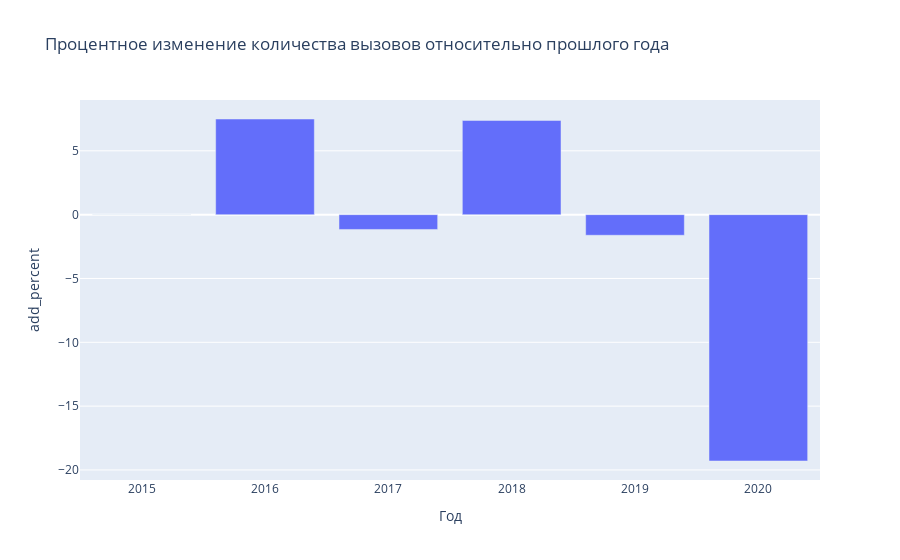

Source (notebook cell):
### Code cell
fig = px.bar(df_tmp, x='Год',
              y='add_percent', title='Процентное изменение количества вызовов относительно прошлого года')
fig.show()

### Figure 1 — Plotly figure (JSON) as saved in the notebook; plotly's stock layout.template omitted (floating-point values rounded to 4 significant figures)
{"data": [{"alignmentgroup": "True", "hovertemplate": "Год=%{x}<br>add_percent=%{y}<extra></extra>", "legendgroup": "", "marker": {"color": "#636efa"}, "name": "", "offsetgroup": "", "orientation": "v", "showlegend": false, "textposition": "auto", "type": "bar", "x": [2015, 2016, 2017, 2018, 2019, 2020], "xaxis": "x", "y": [0, 7.493, -1.16, 7.381, -1.615, -19.3], "yaxis": "y"}], "layout": {"barmode": "relative", "legend": {"tracegroupgap": 0}, "title": {"text": "Процентное изменение количества вызовов относительно прошлого года"}, "xaxis": {"anchor": "y", "domain": [0, 1], "title": {"text": "Год"}}, "yaxis": {"anchor": "x", "domain": [0, 1], "title": {"text": "add_percent"}}}}
